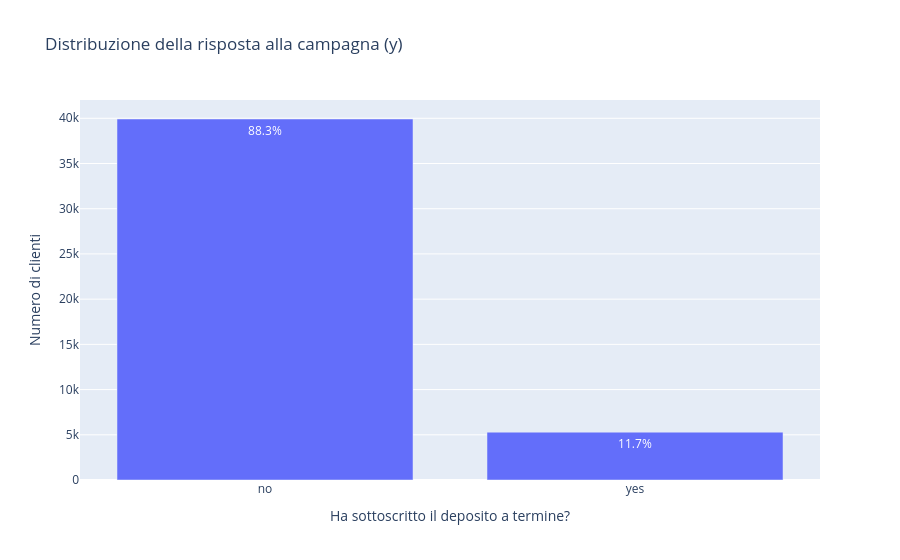

The code cell stored with this chart in its notebook:
### Code cell
# Distribuzione del target y
target_counts = df["y"].value_counts().reset_index()
target_counts.columns = ["y", "count"]
target_counts["percentage"] = target_counts["count"] / target_counts["count"].sum() * 100

print(target_counts)

fig = px.bar(
    target_counts,
    x="y",
    y="count",
    text=target_counts["percentage"].map(lambda v: f"{v:.1f}%"),
    title="Distribuzione della risposta alla campagna (y)"
)
fig.update_layout(
    xaxis_title="Ha sottoscritto il deposito a termine?",
    yaxis_title="Numero di clienti"
)
fig.show()

### Figure 1 — Plotly figure (JSON) as saved in the notebook; plotly's stock layout.template omitted (floating-point values rounded to 4 significant figures)
{"data": [{"hovertemplate": "y=%{x}<br>count=%{y}<br>text=%{text}<extra></extra>", "legendgroup": "", "marker": {"color": "#636efa", "pattern": {"shape": ""}}, "name": "", "orientation": "v", "showlegend": false, "text": ["88.3%", "11.7%"], "textposition": "auto", "type": "bar", "x": ["no", "yes"], "xaxis": "x", "y": [39922, 5289], "yaxis": "y"}], "layout": {"barmode": "relative", "legend": {"tracegroupgap": 0}, "title": {"text": "Distribuzione della risposta alla campagna (y)"}, "xaxis": {"anchor": "y", "domain": [0, 1], "title": {"text": "Ha sottoscritto il deposito a termine?"}}, "yaxis": {"anchor": "x", "domain": [0, 1], "title": {"text": "Numero di clienti"}}}}
